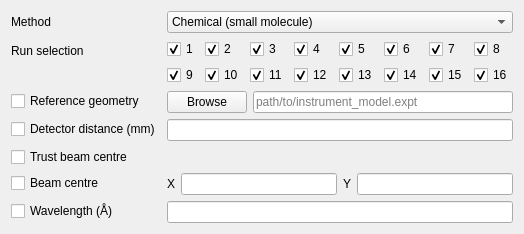
      <widget class="QWidget" name="xia2options_Import">
       <attribute name="title">
        <string>Import</string>
       </attribute>
       <layout class="QFormLayout" name="formLayout_4">
        <item row="0" column="0">
         <widget class="QLabel" name="label_2">
          <property name="text">
           <string>Method</string>
          </property>
         </widget>
        </item>
        <item row="0" column="1">
         <widget class="QComboBox" name="comboBox">
          <item>
           <property name="text">
            <string>Chemical (small molecule)</string>
           </property>
          </item>
          <item>
           <property name="text">
            <string>Macromolecular</string>
           </property>
          </item>
         </widget>
        </item>
        <item row="4" column="0">
         <widget class="QCheckBox" name="import_ReferenceGeometry">
          <property name="statusTip">
           <string>Use a calibrated instrument model (&lt;visit-directory&gt;/processed/dataset/DataFiles/*.expt).</string>
          </property>
          <property name="text">
           <string>Reference geometry</string>
          </property>
         </widget>
        </item>
        <item row="4" column="1">
         <layout class="QHBoxLayout" name="horizontalLayout_6">
          <item>
           <widget class="QPushButton" name="importReferenceGeometryBrowse">
            <property name="text">
             <string>Browse</string>
            </property>
           </widget>
          </item>
          <item>
           <widget class="QLineEdit" name="importReferenceGeometryPath">
            <property name="frame">
             <bool>true</bool>
            </property>
            <property name="dragEnabled">
             <bool>false</bool>
            </property>
            <property name="readOnly">
             <bool>true</bool>
            </property>
            <property name="placeholderText">
             <string>path/to/instrument_model.expt</string>
            </property>
           </widget>
          </item>
         </layout>
        </item>
        <item row="5" column="0">
         <widget class="QCheckBox" name="import_DD">
          <property name="statusTip">
           <string>Override the detector distance.</string>
          </property>
          <property name="text">
           <string>Detector distance (mm)</string>
          </property>
         </widget>
        </item>
        <item row="5" column="1">
         <widget class="QLineEdit" name="import_DD_lineEdit">
          <property name="statusTip">
           <string>e.g. 85.19</string>
          </property>
          <property name="placeholderText">
           <string/>
          </property>
         </widget>
        </item>
        <item row="7" column="0">
         <widget class="QCheckBox" name="import_BeamCentre">
          <property name="statusTip">
           <string>Override the beam centre from the image headers.</string>
          </property>
          <property name="text">
           <string>Beam centre</string>
          </property>
         </widget>
        </item>
        <item row="7" column="1">
         <layout class="QHBoxLayout" name="horizontalLayout_13">
          <item>
           <layout class="QHBoxLayout" name="horizontalLayout_12">
            <item>
             <widget class="QLabel" name="import_BeamCentre_X_label">
              <property name="text">
               <string>X</string>
              </property>
              <property name="scaledContents">
               <bool>true</bool>
              </property>
             </widget>
            </item>
            <item>
             <widget class="QLineEdit" name="import_BeamCentre_X_lineEdit">
              <property name="statusTip">
               <string>e.g. 54.3</string>
              </property>
             </widget>
            </item>
           </layout>
          </item>
          <item>
           <layout class="QHBoxLayout" name="horizontalLayout_4">
            <item>
             <widget class="QLabel" name="import_BeamCentre_Y_label">
              <property name="text">
               <string>Y</string>
              </property>
              <property name="scaledContents">
               <bool>true</bool>
              </property>
             </widget>
            </item>
            <item>
             <widget class="QLineEdit" name="import_BeamCentre_Y_lineEdit">
              <property name="statusTip">
               <string>e.g. 43.3</string>
              </property>
             </widget>
            </item>
           </layout>
          </item>
         </layout>
        </item>
        <item row="8" column="0">
         <widget class="QCheckBox" name="import_Wavelengh">
          <property name="statusTip">
           <string>Override the wavelength.</string>
          </property>
          <property name="text">
           <string>Wavelength (Å)</string>
          </property>
         </widget>
        </item>
        <item row="8" column="1">
         <widget class="QLineEdit" name="import_wavelength_lineEdit">
          <property name="statusTip">
           <string>e.g. 0.6889</string>
          </property>
         </widget>
        </item>
        <item row="2" column="0">
         <widget class="QLabel" name="label_3">
          <property name="statusTip">
           <string>Select which sweeps to process.</string>
          </property>
          <property name="text">
           <string>Run selection</string>
          </property>
         </widget>
        </item>
        <item row="2" column="1">
         <layout class="QGridLayout" name="gridLayoutRunSelection">
          <item row="0" column="2">
           <widget class="QCheckBox" name="Import_RunSelectorr_checkBox_3">
            <property name="statusTip">
             <string>Select which sweeps to process.</string>
            </property>
            <property name="text">
             <string>3</string>
            </property>
            <property name="checked">
             <bool>true</bool>
            </property>
           </widget>
          </item>
          <item row="1" column="0">
           <widget class="QCheckBox" name="Import_RunSelectorr_checkBox_9">
            <property name="statusTip">
             <string>Select which sweeps to process.</string>
            </property>
            <property name="text">
             <string>9</string>
            </property>
            <property name="checked">
             <bool>true</bool>
            </property>
           </widget>
          </item>
          <item row="0" column="1">
           <widget class="QCheckBox" name="Import_RunSelectorr_checkBox_2">
            <property name="statusTip">
             <string>Select which sweeps to process.</string>
            </property>
            <property name="text">
             <string>2</string>
            </property>
            <property name="checked">
             <bool>true</bool>
            </property>
           </widget>
          </item>
          <item row="0" column="4">
           <widget class="QCheckBox" name="Import_RunSelectorr_checkBox_5">
            <property name="statusTip">
             <string>Select which sweeps to process.</string>
            </property>
            <property name="text">
             <string>5</string>
            </property>
            <property name="checked">
             <bool>true</bool>
            </property>
           </widget>
          </item>
          <item row="0" column="6">
           <widget class="QCheckBox" name="Import_RunSelectorr_checkBox_7">
            <property name="statusTip">
             <string>Select which sweeps to process.</string>
            </property>
            <property name="text">
             <string>7</string>
            </property>
            <property name="checked">
             <bool>true</bool>
            </property>
           </widget>
          </item>
          <item row="1" column="2">
           <widget class="QCheckBox" name="Import_RunSelectorr_checkBox_11">
            <property name="statusTip">
             <string>Select which sweeps to process.</string>
            </property>
            <property name="text">
             <string>11</string>
            </property>
            <property name="checked">
             <bool>true</bool>
            </property>
           </widget>
          </item>
          <item row="1" column="3">
           <widget class="QCheckBox" name="Import_RunSelectorr_checkBox_12">
            <property name="statusTip">
             <string>Select which sweeps to process.</string>
            </property>
            <property name="text">
             <string>12</string>
            </property>
            <property name="checked">
             <bool>true</bool>
            </property>
           </widget>
          </item>
          <item row="0" column="7">
           <widget class="QCheckBox" name="Import_RunSelectorr_checkBox_8">
            <property name="statusTip">
             <string>Select which sweeps to process.</string>
            </property>
            <property name="text">
             <string>8</string>
            </property>
            <property name="checked">
             <bool>true</bool>
            </property>
           </widget>
          </item>
          <item row="0" column="3">
           <widget class="QCheckBox" name="Import_RunSelectorr_checkBox_4">
            <property name="statusTip">
             <string>Select which sweeps to process.</string>
            </property>
            <property name="text">
             <string>4</string>
            </property>
            <property name="checked">
             <bool>true</bool>
            </property>
           </widget>
          </item>
          <item row="1" column="7">
           <widget class="QCheckBox" name="Import_RunSelectorr_checkBox_14">
            <property name="statusTip">
             <string>Select which sweeps to process.</string>
            </property>
            <property name="text">
             <string>16</string>
            </property>
            <property name="checked">
             <bool>true</bool>
            </property>
           </widget>
          </item>
          <item row="1" column="4">
           <widget class="QCheckBox" name="Import_RunSelectorr_checkBox_16">
            <property name="statusTip">
             <string>Select which sweeps to process.</string>
            </property>
            <property name="text">
             <string>13</string>
            </property>
            <property name="checked">
             <bool>true</bool>
            </property>
           </widget>
          </item>
          <item row="1" column="6">
           <widget class="QCheckBox" name="Import_RunSelectorr_checkBox_13">
            <property name="statusTip">
             <string>Select which sweeps to process.</string>
            </property>
            <property name="text">
             <string>15</string>
            </property>
            <property name="checked">
             <bool>true</bool>
            </property>
           </widget>
          </item>
          <item row="1" column="5">
           <widget class="QCheckBox" name="Import_RunSelectorr_checkBox_15">
            <property name="statusTip">
             <string>Select which sweeps to process.</string>
            </property>
            <property name="text">
             <string>14</string>
            </property>
            <property name="checked">
             <bool>true</bool>
            </property>
           </widget>
          </item>
          <item row="0" column="0">
           <widget class="QCheckBox" name="Import_RunSelectorr_checkBox_1">
            <property name="statusTip">
             <string>Select which sweeps to process.</string>
            </property>
            <property name="text">
             <string>1</string>
            </property>
            <property name="checked">
             <bool>true</bool>
            </property>
           </widget>
          </item>
          <item row="0" column="5">
           <widget class="QCheckBox" name="Import_RunSelectorr_checkBox_6">
            <property name="statusTip">
             <string>Select which sweeps to process.</string>
            </property>
            <property name="text">
             <string>6</string>
            </property>
            <property name="checked">
             <bool>true</bool>
            </property>
           </widget>
          </item>
          <item row="1" column="1">
           <widget class="QCheckBox" name="Import_RunSelectorr_checkBox_10">
            <property name="statusTip">
             <string>Select which sweeps to process.</string>
            </property>
            <property name="text">
             <string>10</string>
            </property>
            <property name="checked">
             <bool>true</bool>
            </property>
           </widget>
          </item>
         </layout>
        </item>
        <item row="6" column="0">
         <widget class="QCheckBox" name="import_TrustBeamCentre">
          <property name="statusTip">
           <string>Use the beam centre listed in the image headers, do not refine the beam centre.</string>
          </property>
          <property name="text">
           <string>Trust beam centre</string>
          </property>
         </widget>
        </item>
       </layout>
      </widget>
